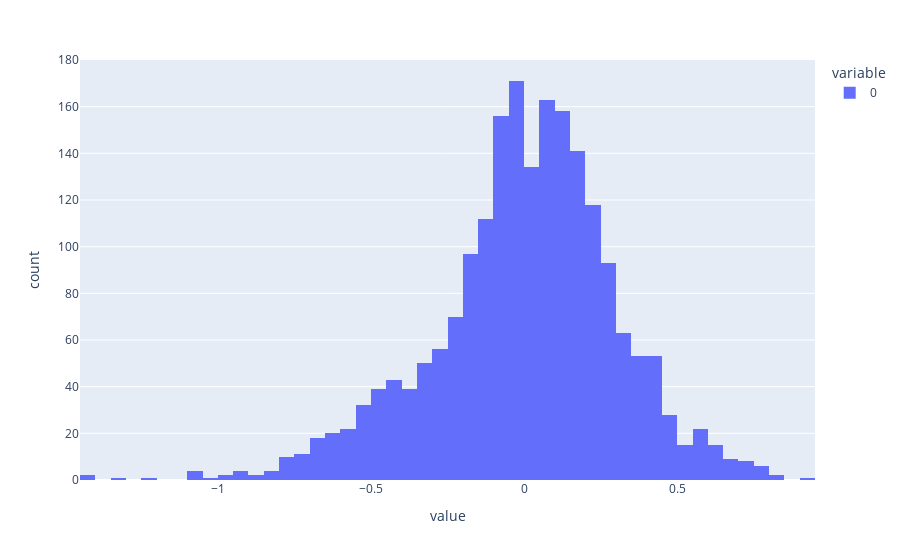

The notebook cell saved with this chart:
### Code cell
d = sxx_s - rolling_mean2(sxx, 4)
px.histogram(d)

### Figure 1 — Plotly figure (JSON) as saved in the notebook; plotly's stock layout.template omitted (floating-point values rounded to 4 significant figures; data arrays with more than 128 entries replaced by an {"elided": "..."} marker saying what was removed)
{"data": [{"alignmentgroup": "True", "bingroup": "x", "hovertemplate": "variable=0<br>value=%{x}<br>count=%{y}<extra></extra>", "legendgroup": "0", "marker": {"color": "#636efa", "pattern": {"shape": ""}}, "name": "0", "offsetgroup": "0", "orientation": "v", "showlegend": true, "type": "histogram", "x": {"elided": "2049 float values"}, "xaxis": "x", "yaxis": "y"}], "layout": {"autosize": true, "barmode": "relative", "legend": {"title": {"text": "variable"}, "tracegroupgap": 0}, "margin": {"t": 60}, "xaxis": {"anchor": "y", "autorange": true, "domain": [0, 1], "range": [-1.45, 0.95], "title": {"text": "value"}, "type": "linear"}, "yaxis": {"anchor": "x", "autorange": true, "domain": [0, 1], "range": [0, 180], "title": {"text": "count"}}}}
